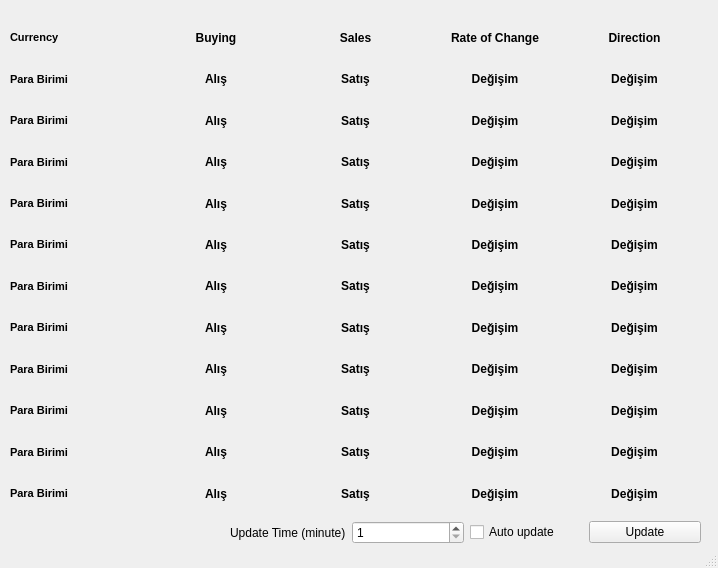
<?xml version="1.0" encoding="UTF-8"?>
<ui version="4.0">
 <class>MainWindow</class>
 <widget class="QMainWindow" name="MainWindow">
  <property name="geometry">
   <rect>
    <x>0</x>
    <y>0</y>
    <width>718</width>
    <height>568</height>
   </rect>
  </property>
  <property name="minimumSize">
   <size>
    <width>718</width>
    <height>568</height>
   </size>
  </property>
  <property name="maximumSize">
   <size>
    <width>718</width>
    <height>568</height>
   </size>
  </property>
  <property name="windowTitle">
   <string>MainWindow</string>
  </property>
  <widget class="QWidget" name="centralwidget">
   <widget class="QWidget" name="layoutWidget">
    <property name="geometry">
     <rect>
      <x>230</x>
      <y>520</y>
      <width>471</width>
      <height>25</height>
     </rect>
    </property>
    <layout class="QHBoxLayout" name="horizontalLayout_2">
     <item>
      <widget class="QLabel" name="updateLabel">
       <property name="text">
        <string>Update Time (minute)</string>
       </property>
      </widget>
     </item>
     <item>
      <widget class="QSpinBox" name="updateRange">
       <property name="minimum">
        <number>1</number>
       </property>
       <property name="maximum">
        <number>60</number>
       </property>
      </widget>
     </item>
     <item>
      <widget class="QCheckBox" name="autoUpdate">
       <property name="text">
        <string>Auto update</string>
       </property>
      </widget>
     </item>
     <item>
      <widget class="QPushButton" name="updateButton">
       <property name="text">
        <string>Update</string>
       </property>
      </widget>
     </item>
    </layout>
   </widget>
   <widget class="QWidget" name="layoutWidget">
    <property name="geometry">
     <rect>
      <x>10</x>
      <y>20</y>
      <width>691</width>
      <height>491</height>
     </rect>
    </property>
    <layout class="QHBoxLayout" name="horizontalLayout">
     <item>
      <layout class="QVBoxLayout" name="nameLayout">
       <item>
        <widget class="QLabel" name="mNamesLabel">
         <property name="font">
          <font>
           <pointsize>8</pointsize>
           <weight>75</weight>
           <bold>true</bold>
          </font>
         </property>
         <property name="text">
          <string>Currency</string>
         </property>
        </widget>
       </item>
       <item>
        <widget class="QLabel" name="m1Name">
         <property name="palette">
          <palette>
           <active>
            <colorrole role="WindowText">
             <brush brushstyle="SolidPattern">
              <color alpha="255">
               <red>0</red>
               <green>0</green>
               <blue>0</blue>
              </color>
             </brush>
            </colorrole>
           </active>
           <inactive>
            <colorrole role="WindowText">
             <brush brushstyle="SolidPattern">
              <color alpha="255">
               <red>0</red>
               <green>0</green>
               <blue>0</blue>
              </color>
             </brush>
            </colorrole>
           </inactive>
           <disabled>
            <colorrole role="WindowText">
             <brush brushstyle="SolidPattern">
              <color alpha="255">
               <red>120</red>
               <green>120</green>
               <blue>120</blue>
              </color>
             </brush>
            </colorrole>
           </disabled>
          </palette>
         </property>
         <property name="font">
          <font>
           <pointsize>8</pointsize>
           <weight>75</weight>
           <bold>true</bold>
          </font>
         </property>
         <property name="text">
          <string>Para Birimi</string>
         </property>
        </widget>
       </item>
       <item>
        <widget class="QLabel" name="m2Name">
         <property name="font">
          <font>
           <pointsize>8</pointsize>
           <weight>75</weight>
           <bold>true</bold>
          </font>
         </property>
         <property name="text">
          <string>Para Birimi</string>
         </property>
        </widget>
       </item>
       <item>
        <widget class="QLabel" name="m3Name">
         <property name="font">
          <font>
           <pointsize>8</pointsize>
           <weight>75</weight>
           <bold>true</bold>
          </font>
         </property>
         <property name="text">
          <string>Para Birimi</string>
         </property>
        </widget>
       </item>
       <item>
        <widget class="QLabel" name="m4Name">
         <property name="font">
          <font>
           <pointsize>8</pointsize>
           <weight>75</weight>
           <bold>true</bold>
          </font>
         </property>
         <property name="text">
          <string>Para Birimi</string>
         </property>
        </widget>
       </item>
       <item>
        <widget class="QLabel" name="m5Name">
         <property name="font">
          <font>
           <pointsize>8</pointsize>
           <weight>75</weight>
           <bold>true</bold>
          </font>
         </property>
         <property name="text">
          <string>Para Birimi</string>
         </property>
        </widget>
       </item>
       <item>
        <widget class="QLabel" name="m6Name">
         <property name="font">
          <font>
           <pointsize>8</pointsize>
           <weight>75</weight>
           <bold>true</bold>
          </font>
         </property>
         <property name="text">
          <string>Para Birimi</string>
         </property>
        </widget>
       </item>
       <item>
        <widget class="QLabel" name="m7Name">
         <property name="font">
          <font>
           <pointsize>8</pointsize>
           <weight>75</weight>
           <bold>true</bold>
          </font>
         </property>
         <property name="text">
          <string>Para Birimi</string>
         </property>
        </widget>
       </item>
       <item>
        <widget class="QLabel" name="m8Name">
         <property name="font">
          <font>
           <pointsize>8</pointsize>
           <weight>75</weight>
           <bold>true</bold>
          </font>
         </property>
         <property name="text">
          <string>Para Birimi</string>
         </property>
        </widget>
       </item>
       <item>
        <widget class="QLabel" name="m9Name">
         <property name="font">
          <font>
           <pointsize>8</pointsize>
           <weight>75</weight>
           <bold>true</bold>
          </font>
         </property>
         <property name="text">
          <string>Para Birimi</string>
         </property>
        </widget>
       </item>
       <item>
        <widget class="QLabel" name="m10Name">
         <property name="font">
          <font>
           <pointsize>8</pointsize>
           <weight>75</weight>
           <bold>true</bold>
          </font>
         </property>
         <property name="text">
          <string>Para Birimi</string>
         </property>
        </widget>
       </item>
       <item>
        <widget class="QLabel" name="m11Name">
         <property name="font">
          <font>
           <pointsize>8</pointsize>
           <weight>75</weight>
           <bold>true</bold>
          </font>
         </property>
         <property name="text">
          <string>Para Birimi</string>
         </property>
        </widget>
       </item>
      </layout>
     </item>
     <item>
      <layout class="QVBoxLayout" name="buyLayout">
       <item>
        <widget class="QLabel" name="mBuyLabel">
         <property name="font">
          <font>
           <weight>75</weight>
           <bold>true</bold>
          </font>
         </property>
         <property name="text">
          <string>Buying</string>
         </property>
         <property name="alignment">
          <set>Qt::AlignCenter</set>
         </property>
        </widget>
       </item>
       <item>
        <widget class="QLabel" name="m1Buy">
         <property name="font">
          <font>
           <weight>75</weight>
           <bold>true</bold>
          </font>
         </property>
         <property name="text">
          <string>Alış</string>
         </property>
         <property name="alignment">
          <set>Qt::AlignCenter</set>
         </property>
        </widget>
       </item>
       <item>
        <widget class="QLabel" name="m2Buy">
         <property name="font">
          <font>
           <weight>75</weight>
           <bold>true</bold>
          </font>
         </property>
         <property name="text">
          <string>Alış</string>
         </property>
         <property name="alignment">
          <set>Qt::AlignCenter</set>
         </property>
        </widget>
       </item>
       <item>
        <widget class="QLabel" name="m3Buy">
         <property name="font">
          <font>
           <weight>75</weight>
           <bold>true</bold>
          </font>
         </property>
         <property name="text">
          <string>Alış</string>
         </property>
         <property name="alignment">
          <set>Qt::AlignCenter</set>
         </property>
        </widget>
       </item>
       <item>
        <widget class="QLabel" name="m4Buy">
         <property name="font">
          <font>
           <weight>75</weight>
           <bold>true</bold>
          </font>
         </property>
         <property name="text">
          <string>Alış</string>
         </property>
         <property name="alignment">
          <set>Qt::AlignCenter</set>
         </property>
        </widget>
       </item>
       <item>
        <widget class="QLabel" name="m5Buy">
         <property name="font">
          <font>
           <weight>75</weight>
           <bold>true</bold>
          </font>
         </property>
         <property name="text">
          <string>Alış</string>
         </property>
         <property name="alignment">
          <set>Qt::AlignCenter</set>
         </property>
        </widget>
       </item>
       <item>
        <widget class="QLabel" name="m6Buy">
         <property name="font">
          <font>
           <weight>75</weight>
           <bold>true</bold>
          </font>
         </property>
         <property name="text">
          <string>Alış</string>
         </property>
         <property name="alignment">
          <set>Qt::AlignCenter</set>
         </property>
        </widget>
       </item>
       <item>
        <widget class="QLabel" name="m7Buy">
         <property name="font">
          <font>
           <weight>75</weight>
           <bold>true</bold>
          </font>
         </property>
         <property name="text">
          <string>Alış</string>
         </property>
         <property name="alignment">
          <set>Qt::AlignCenter</set>
         </property>
        </widget>
       </item>
       <item>
        <widget class="QLabel" name="m8Buy">
         <property name="font">
          <font>
           <weight>75</weight>
           <bold>true</bold>
          </font>
         </property>
         <property name="text">
          <string>Alış</string>
         </property>
         <property name="alignment">
          <set>Qt::AlignCenter</set>
         </property>
        </widget>
       </item>
       <item>
        <widget class="QLabel" name="m9Buy">
         <property name="font">
          <font>
           <weight>75</weight>
           <bold>true</bold>
          </font>
         </property>
         <property name="text">
          <string>Alış</string>
         </property>
         <property name="alignment">
          <set>Qt::AlignCenter</set>
         </property>
        </widget>
       </item>
       <item>
        <widget class="QLabel" name="m10Buy">
         <property name="font">
          <font>
           <weight>75</weight>
           <bold>true</bold>
          </font>
         </property>
         <property name="text">
          <string>Alış</string>
         </property>
         <property name="alignment">
          <set>Qt::AlignCenter</set>
         </property>
        </widget>
       </item>
       <item>
        <widget class="QLabel" name="m11Buy">
         <property name="font">
          <font>
           <weight>75</weight>
           <bold>true</bold>
          </font>
         </property>
         <property name="text">
          <string>Alış</string>
         </property>
         <property name="alignment">
          <set>Qt::AlignCenter</set>
         </property>
        </widget>
       </item>
      </layout>
     </item>
     <item>
      <layout class="QVBoxLayout" name="saleLayout">
       <item>
        <widget class="QLabel" name="mSaleLabel">
         <property name="font">
          <font>
           <weight>75</weight>
           <bold>true</bold>
          </font>
         </property>
         <property name="text">
          <string>Sales</string>
         </property>
         <property name="alignment">
          <set>Qt::AlignCenter</set>
         </property>
        </widget>
       </item>
       <item>
        <widget class="QLabel" name="m1Sale">
         <property name="font">
          <font>
           <weight>75</weight>
           <bold>true</bold>
          </font>
         </property>
         <property name="text">
          <string>Satış</string>
         </property>
         <property name="alignment">
          <set>Qt::AlignCenter</set>
         </property>
        </widget>
       </item>
       <item>
        <widget class="QLabel" name="m2Sale">
         <property name="font">
          <font>
           <weight>75</weight>
           <bold>true</bold>
          </font>
         </property>
         <property name="text">
          <string>Satış</string>
         </property>
         <property name="alignment">
          <set>Qt::AlignCenter</set>
         </property>
        </widget>
       </item>
       <item>
        <widget class="QLabel" name="m3Sale">
         <property name="font">
          <font>
           <weight>75</weight>
           <bold>true</bold>
          </font>
         </property>
         <property name="text">
          <string>Satış</string>
         </property>
         <property name="alignment">
          <set>Qt::AlignCenter</set>
         </property>
        </widget>
       </item>
       <item>
        <widget class="QLabel" name="m4Sale">
         <property name="font">
          <font>
           <weight>75</weight>
           <bold>true</bold>
          </font>
         </property>
         <property name="text">
          <string>Satış</string>
         </property>
         <property name="alignment">
          <set>Qt::AlignCenter</set>
         </property>
        </widget>
       </item>
       <item>
        <widget class="QLabel" name="m5Sale">
         <property name="font">
          <font>
           <weight>75</weight>
           <bold>true</bold>
          </font>
         </property>
         <property name="text">
          <string>Satış</string>
         </property>
         <property name="alignment">
          <set>Qt::AlignCenter</set>
         </property>
        </widget>
       </item>
       <item>
        <widget class="QLabel" name="m6Sale">
         <property name="font">
          <font>
           <weight>75</weight>
           <bold>true</bold>
          </font>
         </property>
         <property name="text">
          <string>Satış</string>
         </property>
         <property name="alignment">
          <set>Qt::AlignCenter</set>
         </property>
        </widget>
       </item>
       <item>
        <widget class="QLabel" name="m7Sale">
         <property name="font">
          <font>
           <weight>75</weight>
           <bold>true</bold>
          </font>
         </property>
         <property name="text">
          <string>Satış</string>
         </property>
         <property name="alignment">
          <set>Qt::AlignCenter</set>
         </property>
        </widget>
       </item>
       <item>
        <widget class="QLabel" name="m8Sale">
         <property name="font">
          <font>
           <weight>75</weight>
           <bold>true</bold>
          </font>
         </property>
         <property name="text">
          <string>Satış</string>
         </property>
         <property name="alignment">
          <set>Qt::AlignCenter</set>
         </property>
        </widget>
       </item>
       <item>
        <widget class="QLabel" name="m9Sale">
         <property name="font">
          <font>
           <weight>75</weight>
           <bold>true</bold>
          </font>
         </property>
         <property name="text">
          <string>Satış</string>
         </property>
         <property name="alignment">
          <set>Qt::AlignCenter</set>
         </property>
        </widget>
       </item>
       <item>
        <widget class="QLabel" name="m10Sale">
         <property name="font">
          <font>
           <weight>75</weight>
           <bold>true</bold>
          </font>
         </property>
         <property name="text">
          <string>Satış</string>
         </property>
         <property name="alignment">
          <set>Qt::AlignCenter</set>
         </property>
        </widget>
       </item>
       <item>
        <widget class="QLabel" name="m11Sale">
         <property name="font">
          <font>
           <weight>75</weight>
           <bold>true</bold>
          </font>
         </property>
         <property name="text">
          <string>Satış</string>
         </property>
         <property name="alignment">
          <set>Qt::AlignCenter</set>
         </property>
        </widget>
       </item>
      </layout>
     </item>
     <item>
      <layout class="QVBoxLayout" name="cRateLayout">
       <item>
        <widget class="QLabel" name="mCRateLabel">
         <property name="font">
          <font>
           <weight>75</weight>
           <bold>true</bold>
          </font>
         </property>
         <property name="text">
          <string>Rate of Change</string>
         </property>
         <property name="alignment">
          <set>Qt::AlignCenter</set>
         </property>
        </widget>
       </item>
       <item>
        <widget class="QLabel" name="m1cRate">
         <property name="font">
          <font>
           <weight>75</weight>
           <bold>true</bold>
          </font>
         </property>
         <property name="text">
          <string>Değişim</string>
         </property>
         <property name="alignment">
          <set>Qt::AlignCenter</set>
         </property>
        </widget>
       </item>
       <item>
        <widget class="QLabel" name="m2cRate">
         <property name="font">
          <font>
           <weight>75</weight>
           <bold>true</bold>
          </font>
         </property>
         <property name="text">
          <string>Değişim</string>
         </property>
         <property name="alignment">
          <set>Qt::AlignCenter</set>
         </property>
        </widget>
       </item>
       <item>
        <widget class="QLabel" name="m3cRate">
         <property name="font">
          <font>
           <weight>75</weight>
           <bold>true</bold>
          </font>
         </property>
         <property name="text">
          <string>Değişim</string>
         </property>
         <property name="alignment">
          <set>Qt::AlignCenter</set>
         </property>
        </widget>
       </item>
       <item>
        <widget class="QLabel" name="m4cRate">
         <property name="font">
          <font>
           <weight>75</weight>
           <bold>true</bold>
          </font>
         </property>
         <property name="text">
          <string>Değişim</string>
         </property>
         <property name="alignment">
          <set>Qt::AlignCenter</set>
         </property>
        </widget>
       </item>
       <item>
        <widget class="QLabel" name="m5cRate">
         <property name="font">
          <font>
           <weight>75</weight>
           <bold>true</bold>
          </font>
         </property>
         <property name="text">
          <string>Değişim</string>
         </property>
         <property name="alignment">
          <set>Qt::AlignCenter</set>
         </property>
        </widget>
       </item>
       <item>
        <widget class="QLabel" name="m6cRate">
         <property name="font">
          <font>
           <weight>75</weight>
           <bold>true</bold>
          </font>
         </property>
         <property name="text">
          <string>Değişim</string>
         </property>
         <property name="alignment">
          <set>Qt::AlignCenter</set>
         </property>
        </widget>
       </item>
       <item>
        <widget class="QLabel" name="m7cRate">
         <property name="font">
          <font>
           <weight>75</weight>
           <bold>true</bold>
          </font>
         </property>
         <property name="text">
          <string>Değişim</string>
         </property>
         <property name="alignment">
          <set>Qt::AlignCenter</set>
         </property>
        </widget>
       </item>
       <item>
        <widget class="QLabel" name="m8cRate">
         <property name="font">
          <font>
           <weight>75</weight>
           <bold>true</bold>
          </font>
         </property>
         <property name="text">
          <string>Değişim</string>
         </property>
         <property name="alignment">
          <set>Qt::AlignCenter</set>
         </property>
        </widget>
       </item>
       <item>
        <widget class="QLabel" name="m9cRate">
         <property name="font">
          <font>
           <weight>75</weight>
           <bold>true</bold>
          </font>
         </property>
         <property name="text">
          <string>Değişim</string>
         </property>
         <property name="alignment">
          <set>Qt::AlignCenter</set>
         </property>
        </widget>
       </item>
       <item>
        <widget class="QLabel" name="m10cRate">
         <property name="font">
          <font>
           <weight>75</weight>
           <bold>true</bold>
          </font>
         </property>
         <property name="text">
          <string>Değişim</string>
         </property>
         <property name="alignment">
          <set>Qt::AlignCenter</set>
         </property>
        </widget>
       </item>
       <item>
        <widget class="QLabel" name="m11cRate">
         <property name="font">
          <font>
           <weight>75</weight>
           <bold>true</bold>
          </font>
         </property>
         <property name="text">
          <string>Değişim</string>
         </property>
         <property name="alignment">
          <set>Qt::AlignCenter</set>
         </property>
        </widget>
       </item>
      </layout>
     </item>
     <item>
      <layout class="QVBoxLayout" name="changeLayout">
       <item>
        <widget class="QLabel" name="mChangeLabel">
         <property name="font">
          <font>
           <weight>75</weight>
           <bold>true</bold>
          </font>
         </property>
         <property name="text">
          <string>Direction</string>
         </property>
         <property name="alignment">
          <set>Qt::AlignCenter</set>
         </property>
        </widget>
       </item>
       <item>
        <widget class="QLabel" name="m1Change">
         <property name="font">
          <font>
           <weight>75</weight>
           <bold>true</bold>
          </font>
         </property>
         <property name="text">
          <string>Değişim</string>
         </property>
         <property name="alignment">
          <set>Qt::AlignCenter</set>
         </property>
        </widget>
       </item>
       <item>
        <widget class="QLabel" name="m2Change">
         <property name="font">
          <font>
           <weight>75</weight>
           <bold>true</bold>
          </font>
         </property>
         <property name="text">
          <string>Değişim</string>
         </property>
         <property name="alignment">
          <set>Qt::AlignCenter</set>
         </property>
        </widget>
       </item>
       <item>
        <widget class="QLabel" name="m3Change">
         <property name="font">
          <font>
           <weight>75</weight>
           <bold>true</bold>
          </font>
         </property>
         <property name="text">
          <string>Değişim</string>
         </property>
         <property name="alignment">
          <set>Qt::AlignCenter</set>
         </property>
        </widget>
       </item>
       <item>
        <widget class="QLabel" name="m4Change">
         <property name="font">
          <font>
           <weight>75</weight>
           <bold>true</bold>
          </font>
         </property>
         <property name="text">
          <string>Değişim</string>
         </property>
         <property name="alignment">
          <set>Qt::AlignCenter</set>
         </property>
        </widget>
       </item>
       <item>
        <widget class="QLabel" name="m5Change">
         <property name="font">
          <font>
           <weight>75</weight>
           <bold>true</bold>
          </font>
         </property>
         <property name="text">
          <string>Değişim</string>
         </property>
         <property name="alignment">
          <set>Qt::AlignCenter</set>
         </property>
        </widget>
       </item>
       <item>
        <widget class="QLabel" name="m6Change">
         <property name="font">
          <font>
           <weight>75</weight>
           <bold>true</bold>
          </font>
         </property>
         <property name="text">
          <string>Değişim</string>
         </property>
         <property name="alignment">
          <set>Qt::AlignCenter</set>
         </property>
        </widget>
       </item>
       <item>
        <widget class="QLabel" name="m7Change">
         <property name="font">
          <font>
           <weight>75</weight>
           <bold>true</bold>
          </font>
         </property>
         <property name="text">
          <string>Değişim</string>
         </property>
         <property name="alignment">
          <set>Qt::AlignCenter</set>
         </property>
        </widget>
       </item>
       <item>
        <widget class="QLabel" name="m8Change">
         <property name="font">
          <font>
           <weight>75</weight>
           <bold>true</bold>
          </font>
         </property>
         <property name="text">
          <string>Değişim</string>
         </property>
         <property name="alignment">
          <set>Qt::AlignCenter</set>
         </property>
        </widget>
       </item>
       <item>
        <widget class="QLabel" name="m9Change">
         <property name="font">
          <font>
           <weight>75</weight>
           <bold>true</bold>
          </font>
         </property>
         <property name="text">
          <string>Değişim</string>
         </property>
         <property name="alignment">
          <set>Qt::AlignCenter</set>
         </property>
        </widget>
       </item>
       <item>
        <widget class="QLabel" name="m10Change">
         <property name="font">
          <font>
           <weight>75</weight>
           <bold>true</bold>
          </font>
         </property>
         <property name="text">
          <string>Değişim</string>
         </property>
         <property name="alignment">
          <set>Qt::AlignCenter</set>
         </property>
        </widget>
       </item>
       <item>
        <widget class="QLabel" name="m11Change">
         <property name="font">
          <font>
           <weight>75</weight>
           <bold>true</bold>
          </font>
         </property>
         <property name="text">
          <string>Değişim</string>
         </property>
         <property name="alignment">
          <set>Qt::AlignCenter</set>
         </property>
        </widget>
       </item>
      </layout>
     </item>
    </layout>
   </widget>
  </widget>
  <widget class="QStatusBar" name="statusbar"/>
 </widget>
 <resources/>
 <connections/>
</ui>
